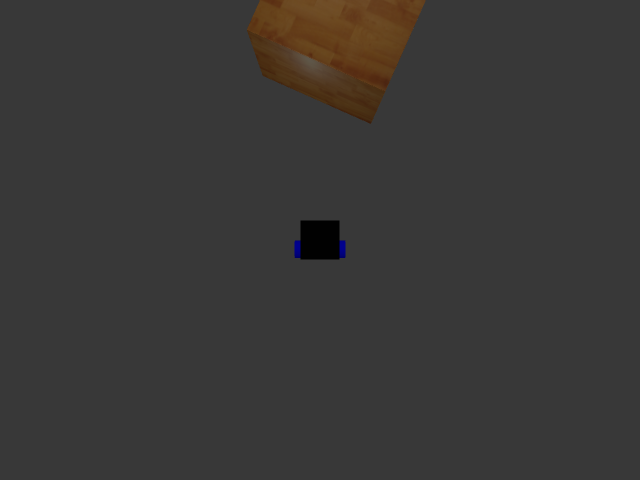
#> input picture test_frame.png, 640 x 480 px, found by its file name
$ python image_processing_test.py
#> lines starting #> are read from the running program, lines starting #| are printed output that depends on the picture; after the words box and inside, x2 and y2 are one past the last pixel; in counts of white or black regions, pixels touching at a corner belong together
import cv2
import numpy as np

img_bgr = cv2.imread('src/articubot_one/test_frame.png', cv2.IMREAD_COLOR)
#> img_bgr is the input picture: shape (480, 640, 3); mean B, G, R 54.4, 55.9, 57.5

img_hsv = cv2.cvtColor(img_bgr, cv2.COLOR_BGR2HSV)
#> img_hsv: shape (480, 640, 3); mean H, S, V 0.8, 8.8, 57.6

h,s,c = cv2.split(img_hsv)
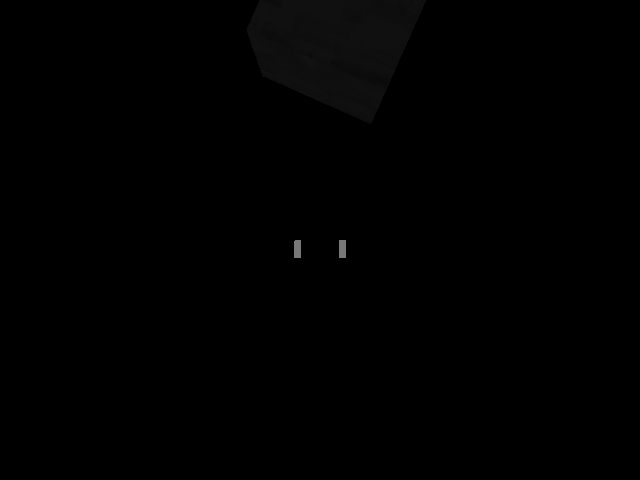
#> h: shape (480, 640); min 0, max 120, mean 0.8
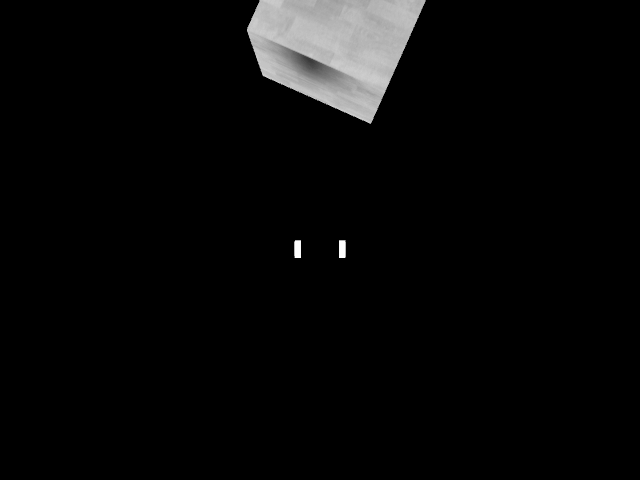
#> s: shape (480, 640); min 0, max 255, mean 8.8
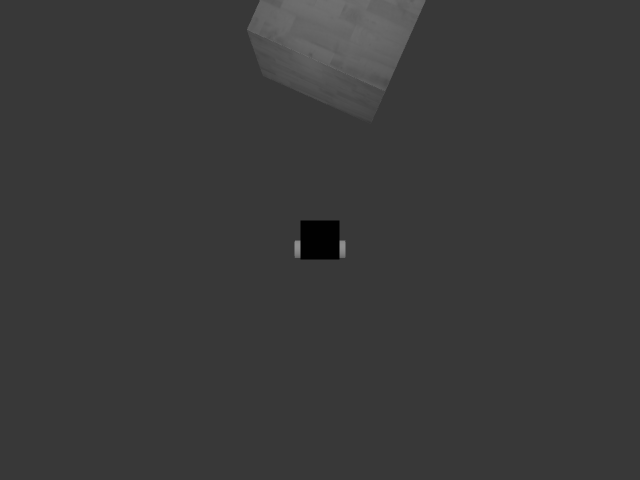
#> c: shape (480, 640); min 1, max 142, mean 57.6

n=0
mask = cv2.inRange(h, 1, 20)
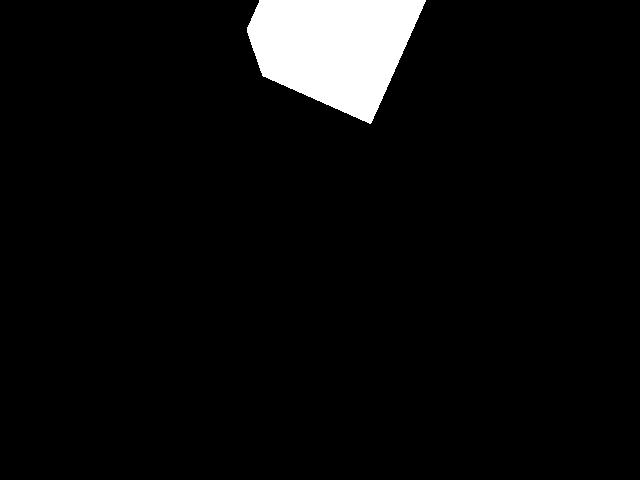
#> mask: shape (480, 640); 4.9% white; 1 white region, box (x1, y1, x2, y2) and area: (247, 0, 426, 124) 14976
mask_bgr = cv2.cvtColor(mask, cv2.COLOR_GRAY2BGR)

M = cv2.moments(mask)
#> M = moments, m00 3818880, centre m10/m00, m01/m00 = (333.5, 47.61)

# calculate x,y coordinate of center
cX = int(M["m10"] / M["m00"])
#> cX = 333
cY = int(M["m01"] / M["m00"])
#> cY = 47

cv2.circle(mask_bgr, (cX, cY), 5, (0,0,255), -1)
#> mask_bgr: shape (480, 640, 3); mean B, G, R 12.4, 12.4, 12.4

cv2.imshow("image", mask_bgr)
cv2.waitKey(0)
cv2.destroyAllWindows()
